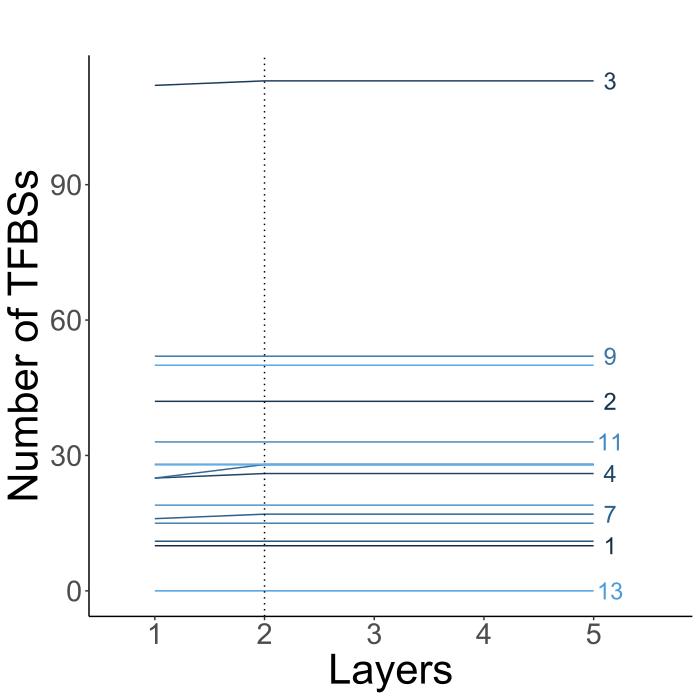

Source code (R):
rm(list = ls())

library(ggplot2)
library(reshape2)
library(ggrepel)

a <- read.table("fig3a_data_new.txt", header=T, sep="\t")
colnames(a) <- c("PublicData","1","2","3","4","5")
data <- melt(a, id = "PublicData", measure = c("1", "2", "3", "4", "5"))
colnames(data) <- c("PublicData","Layer","TFBSs")
g <-
  ggplot(data, aes(x = Layer, y = TFBSs, group = PublicData, colour = PublicData) )+
  geom_line() +
  theme(axis.title=element_text(size= 19)) +
  coord_cartesian(xlim = c(1,5.3)) +
  geom_text(check_overlap = T,
            data = subset(data, Layer == 5),
            aes(label = PublicData),
            nudge_x = 0.15, size = 6,
            ) +
  theme(legend.position = "none") +
  labs(title = "", x = "Layers", y = "Number of TFBSs")

g2 <- g + theme_classic() +
      theme(axis.title=element_text(size= 30), text = element_text(size = 26)) +
      geom_vline(xintercept=2, linetype = "dotted") +
      theme(legend.position = "none")

plot(g2)
